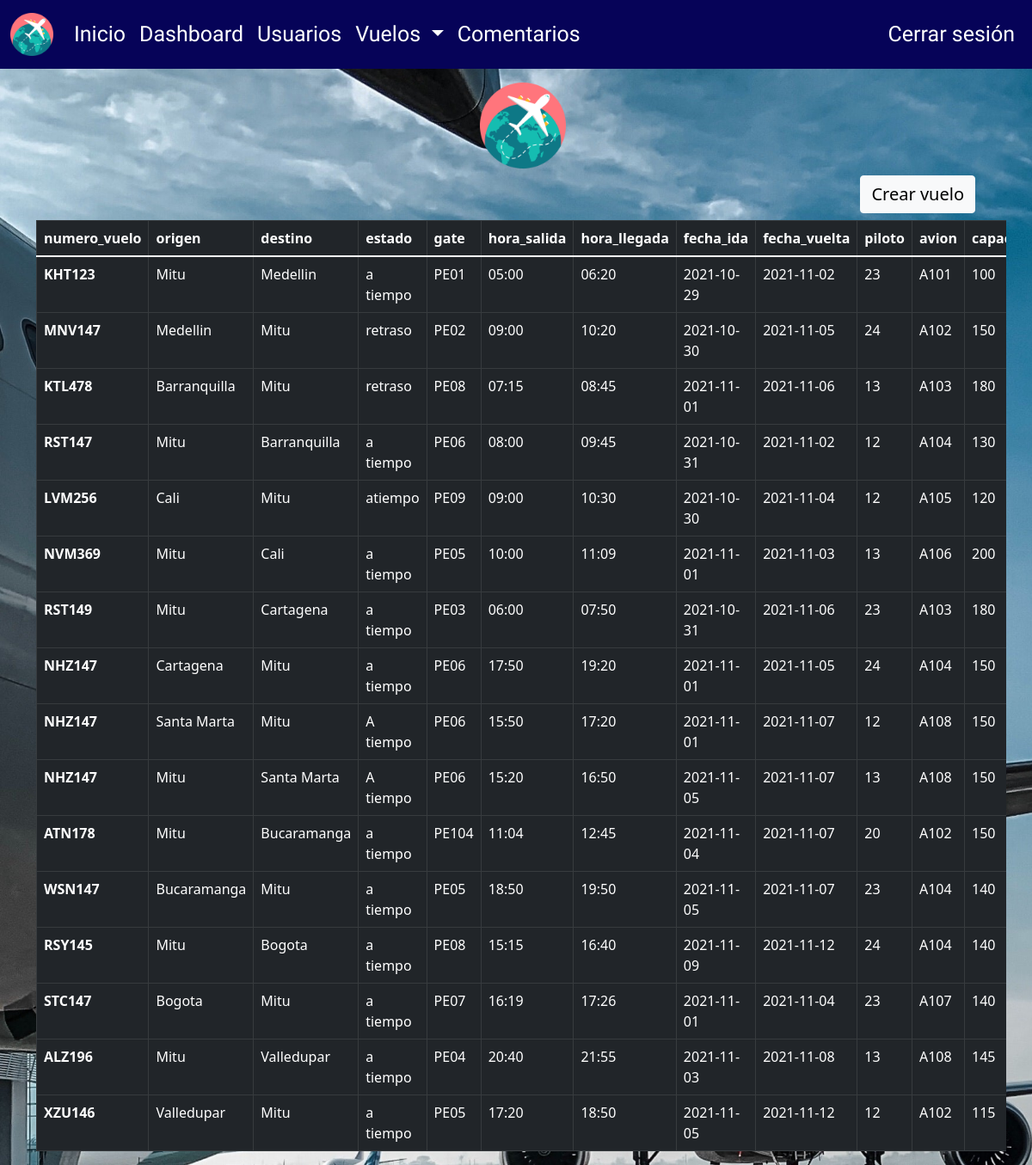
The page /vuelos (signed in) on the database its author committed.
### tables this page shows
CREATE TABLE vuelos (idvuelos INTEGER PRIMARY KEY ASC AUTOINCREMENT, origen VARCHAR (45), destino VARCHAR (45), estado VARCHAR (45), numero_vuelo VARCHAR (45), gate VARCHAR (15), hora_salida TIME, hora_llegada TIME, fecha_ida DATE, fecha_vuelta DATE, piloto VARCHAR (45), avion VARCHAR (45), capacidad INT);

### app.py (the view)
@app.route('/vuelos')
@login_required
def vuelos():
    rol_usuario = session.get('rol')
    if rol_usuario == 'adm':
        vuelos = consulta_vuelos()
        return render_template('vuelos.html', vuelos=vuelos)
    else:
        return redirect(url_for('acceso_denegado'))

### app.py (called while the page is built)
def login_required(view):
    @functools.wraps(view)
    def wrapped_view(**kwargs):
        if g.user is None:
            return redirect(url_for('login'))
        return view(**kwargs)
    return wrapped_view

@app.before_request
def cargar_usuario_registrado():
    print("Entró en before_request.")
    id_usuario = session.get('id_user')
    if id_usuario is None:
        g.user = None
    else:
        g.user = consultar_usuario_g(id_usuario)
    print("usuario", g.user)

### repository/data_repository.py (called while the page is built)
def consultar_usuario_g(id):
    db = get_db()
    cursor = db.execute(
        'SELECT idusuarios, nombre, correo, contrasena FROM usuarios WHERE idusuarios = ?',
        (id,)).fetchone()
    return cursor

def consulta_vuelos():
    sql = "SELECT * FROM vuelos"
    conn = sql_connection()
    cursor = conn.cursor()
    cursor.execute(sql)
    vuelos = cursor.fetchall()
    return vuelos

### utils/db.py (called while the page is built)
def get_db():
    try:
        if 'db' not in g:
            print('conectada')
            g.db = sqlite3.connect('bd_vuelos.db')
        return g.db
    except Error:
        print(Error)

def sql_connection():
    try:
        conn=sqlite3.connect('bd_vuelos.db')
        return conn
    except Error:
        print(Error)

### templates/vuelos.html (shortened to what this page needs)
{% extends 'base_vuelos.html' %}
{% block body %}
  <body class="body-registro">
    <header id="header">
      <nav class="navbar navbar-expand-lg fixed-top">
        <div class="container-fluid">
          <a class="navbar-brand" href="/">
            <img src="../static/img/aeropuerto.png" alt="logo" />
          </a>
          <div class="collapse navbar-collapse" id="navbarNav">
            <ul class="navbar-nav">
              <li class="nav-item">
                <a class="nav-link" aria-current="page" href="/">Inicio</a>
              </li>
              <li class="nav-item">
                <a class="nav-link active" href="/dashboard">Dashboard</a>
              </li>
              <li class="nav-item">
                <a class="nav-link" href="/usuarios">Usuarios</a>
              </li>
              <li class="nav-item dropdown">
                <a
                  class="nav-link dropdown-toggle"
                  href="#"
                  id="navbarDropdown"
                  role="button"
                  data-bs-toggle="dropdown"
                  aria-expanded="true"
                >
                  Vuelos
                </a>
              </li>
              <li class="nav-item">
                <a class="nav-link" href="/comentarios">Comentarios</a>
              </li>
            </ul>
          </div>
          <div class="collapse navbar-collapse" id="navbar-font">
            <ul class="navbar-nav ms-auto mb-2 mb-lg-0">
              <li class="nav-item">
                <a class="nav-link" href="/logout">Cerrar sesión</a>
              </li>
            </ul>
          </div>
        </div>
      </nav>
    </header>
    <main>
      <section class="section-registro">
        <div class="container">
          <div class="row justify-content-center ">
            <div class="table-responsive col-md-6 col-lg-12 ">
                <div class="container mt-2 mb-2 text-end">
                    <a href="/agregar_vuelo" class="fs-5 btn btn-light">Crear vuelo</a>
                </div>
                <table class="table table-bordered border-light" >
                    <thead class="table-dark ">
                      <tr >
                        <th scope="col">numero_vuelo</th>
                        <th scope="col">origen</th>
                        <th scope="col">destino</th>
                        <th scope="col">estado</th>
                        <th scope="col">gate</th>
                        <th scope="col">hora_salida</th>
                        <th scope="col">hora_llegada</th>
                        <th scope="col">fecha_ida</th>
                        <th scope="col">fecha_vuelta</th>
                        <th scope="col">piloto</th>
                        <th scope="col">avion</th>
                        <th scope="col">capacidad</th>
                      </tr>
                    </thead>
                    <tbody class="table-dark">
                      {%for vuelo in vuelos %}
                      <tr>
                        <th scope="row">{%print(vuelo[4]) %}</th>
                        <td>{%print(vuelo[1]) %}</td>
                        <td>{%print(vuelo[2]) %}</td>
                        <td>{%print(vuelo[3]) %}</td>
                        <td>{%print(vuelo[5]) %}</td>
                        <td>{%print(vuelo[6]) %}</td>
                        <td>{%print(vuelo[7]) %}</td>
                        <td>{%print(vuelo[8]) %}</td>
                        <td>{%print(vuelo[9]) %}</td>
                        <td>{%print(vuelo[10]) %}</td>
                        <td>{%print(vuelo[11]) %}</td>
                        <td>{%print(vuelo[12]) %}</td>
                      </tr>
                      {%endfor %}
                    </tbody>
                  </table>
            </div>
          </div>
        </div>
      </section>
    </main>
  </body>
{% endblock %}

### static/css/style.css (style rules this page uses)
* { box-sizing: border-box; margin: 0; padding: 0; }
#header a { color: white; font-size: 25px; }
#header nav a img { width: 50px; }
nav.navbar { background-color: #060358; height: 80px; }
#header, #footer, #main { font-family: "Open Sans Condensed", sans-serif; }
.body-login, .body-registro { background-image: url(../img/pexels-ekky-wicaksono-2.jpg); background-repeat: no-repeat; background-size: cover; background-attachment: fixed; }
:root { --color_cancelados: #b64b51; --color_realizados: rgb(87, 156, 87); --color_salidas: rgb(169, 206, 82); --color_llegadas: rgb(121, 133, 98); --background_color: white; }

### rows shown on the page
vuelos: numero_vuelo "KHT123", origen "Mitu", destino "Medellin", estado "a tiempo", gate "PE01", hora_salida "05:00", hora_llegada "06:20", fecha_ida "2021-10-29", fecha_vuelta "2021-11-02", piloto "23", avion "A101", capacidad "100"
vuelos: numero_vuelo "MNV147", origen "Medellin", destino "Mitu", estado "retraso", gate "PE02", hora_salida "09:00", hora_llegada "10:20", fecha_ida "2021-10-30", fecha_vuelta "2021-11-05", piloto "24", avion "A102", capacidad "150"
vuelos: numero_vuelo "KTL478", origen "Barranquilla", destino "Mitu", estado "retraso", gate "PE08", hora_salida "07:15", hora_llegada "08:45", fecha_ida "2021-11-01", fecha_vuelta "2021-11-06", piloto "13", avion "A103", capacidad "180"
vuelos: numero_vuelo "RST147", origen "Mitu", destino "Barranquilla", estado "a tiempo", gate "PE06", hora_salida "08:00", hora_llegada "09:45", fecha_ida "2021-10-31", fecha_vuelta "2021-11-02", piloto "12", avion "A104", capacidad "130"
vuelos: numero_vuelo "LVM256", origen "Cali", destino "Mitu", estado "atiempo", gate "PE09", hora_salida "09:00", hora_llegada "10:30", fecha_ida "2021-10-30", fecha_vuelta "2021-11-04", piloto "12", avion "A105", capacidad "120"
vuelos: numero_vuelo "NVM369", origen "Mitu", destino "Cali", estado "a tiempo", gate "PE05", hora_salida "10:00", hora_llegada "11:09", fecha_ida "2021-11-01", fecha_vuelta "2021-11-03", piloto "13", avion "A106", capacidad "200"
vuelos: numero_vuelo "RST149", origen "Mitu", destino "Cartagena", estado "a tiempo", gate "PE03", hora_salida "06:00", hora_llegada "07:50", fecha_ida "2021-10-31", fecha_vuelta "2021-11-06", piloto "23", avion "A103", capacidad "180"
vuelos: numero_vuelo "NHZ147", origen "Cartagena", destino "Mitu", estado "a tiempo", gate "PE06", hora_salida "17:50", hora_llegada "19:20", fecha_ida "2021-11-01", fecha_vuelta "2021-11-05", piloto "24", avion "A104", capacidad "150"
vuelos: numero_vuelo "NHZ147", origen "Santa Marta", destino "Mitu", estado "A tiempo", gate "PE06", hora_salida "15:50", hora_llegada "17:20", fecha_ida "2021-11-01", fecha_vuelta "2021-11-07", piloto "12", avion "A108", capacidad "150"
vuelos: numero_vuelo "NHZ147", origen "Mitu", destino "Santa Marta", estado "A tiempo", gate "PE06", hora_salida "15:20", hora_llegada "16:50", fecha_ida "2021-11-05", fecha_vuelta "2021-11-07", piloto "13", avion "A108", capacidad "150"
vuelos: numero_vuelo "ATN178", origen "Mitu", destino "Bucaramanga", estado "a tiempo", gate "PE104", hora_salida "11:04", hora_llegada "12:45", fecha_ida "2021-11-04", fecha_vuelta "2021-11-07", piloto "20", avion "A102", capacidad "150"
vuelos: numero_vuelo "WSN147", origen "Bucaramanga", destino "Mitu", estado "a tiempo", gate "PE05", hora_salida "18:50", hora_llegada "19:50", fecha_ida "2021-11-05", fecha_vuelta "2021-11-07", piloto "23", avion "A104", capacidad "140"
vuelos: numero_vuelo "RSY145", origen "Mitu", destino "Bogota", estado "a tiempo", gate "PE08", hora_salida "15:15", hora_llegada "16:40", fecha_ida "2021-11-09", fecha_vuelta "2021-11-12", piloto "24", avion "A104", capacidad "140"
vuelos: numero_vuelo "STC147", origen "Bogota", destino "Mitu", estado "a tiempo", gate "PE07", hora_salida "16:19", hora_llegada "17:26", fecha_ida "2021-11-01", fecha_vuelta "2021-11-04", piloto "23", avion "A107", capacidad "140"
vuelos: numero_vuelo "ALZ196", origen "Mitu", destino "Valledupar", estado "a tiempo", gate "PE04", hora_salida "20:40", hora_llegada "21:55", fecha_ida "2021-11-03", fecha_vuelta "2021-11-08", piloto "13", avion "A108", capacidad "145"
vuelos: numero_vuelo "XZU146", origen "Valledupar", destino "Mitu", estado "a tiempo", gate "PE05", hora_salida "17:20", hora_llegada "18:50", fecha_ida "2021-11-05", fecha_vuelta "2021-11-12", piloto "12", avion "A102", capacidad "115"
